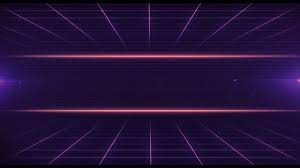
#> input picture task3/image.jpg, 300 x 168 px
$ python encdec.py
#> lines starting #> are read from the running program, lines starting #| are printed output that depends on the picture
"""
Program for simple encryption and decryption of an image
authors:
gane-detoxx
jnth-glitch
"""

import time
from PIL import Image

def fn(i,abs_height,abs_width,pix):
    n=abs_width//2
    temp=1
    for k in range(i,abs_height-1):
        if k>=(i+abs_height)//2:
            temp=0
        for j in range(n):
                if temp:
                    pix[k,j],pix[k+(abs_height-i)//2+(abs_height-i)%2,j+n+abs_width%2]=pix[k+(abs_height-i)//2+(abs_height-i)%2,j+n+abs_width%2],pix[k,j]
                else:
                    pix[k,j],pix[k-(abs_height-i)//2+(abs_height-i)%2,j+n+abs_width%2]=pix[k-(abs_height-i)//2+(abs_height-i)%2,j+n+abs_width%2],pix[k,j]

s="""
NOTE:
In order to access the image. File path of the image must be specified properly.
"""
print(s)
path=input("Enter the path of the image:").strip()
#> the answer given: ../task3/image.jpg
path=r'{}'.format(path)
key=125
start_time=time.time()
img = Image.open(path)
#> img is the input picture: PIL image 300x168 RGB; mean R, G, B 34.9, 16.2, 55.8
img.save("original.png")
pix=img.load()
abs_height,abs_width=img.size       # height and width of the image
#> abs_height = 300; abs_width = 168
height,width=(abs_height//key)*key,(abs_width//key)*key
#> height = 250; width = 125
temp=0
#Encryption
print("Encryption on process...\n")
for i in range(height):
    if i%(abs_height//key)==0:
        temp= 0 if temp else 1
    if i+abs_height//key>=height:
        fn(i,abs_height,width,pix)
        break
    for j in range(width//2):
        if temp:
            pix[i,j],pix[i+height//key,j+width//2+width%2]=pix[i+height//key,j+width//2+width%2],pix[i,j]
        else:
            pix[i,j],pix[i-height//key,j+width//2+width%2]=pix[i-height//key,j+width//2+width%2],pix[i,j]

temp=0
img.save("encrypt.png")
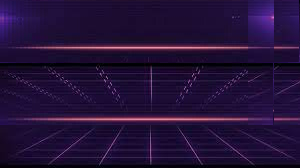
#> saved as encrypt.png: PIL image 300x168 RGB; mean R, G, B 34.9, 16.2, 55.8
enc_time=time.time()
print("Encryption Successful.")
print("Encryption time:",enc_time-start_time)
#Decryption
print("\n\nDecryption on process...\n")
for i in range(height):
    if i%(abs_height//key)==0:
        temp= 0 if temp else 1
    if i+abs_height//key>=height:
        fn(i,abs_height,width,pix)
        break
    for j in range(width//2):
        if temp:
            pix[i,j],pix[i+height//key,j+width//2+width%2]=pix[i+height//key,j+width//2+width%2],pix[i,j]
        else:
            pix[i,j],pix[i-height//key,j+width//2+width%2]=pix[i-height//key,j+width//2+width%2],pix[i,j]


img.save("decrypt.png")
end_time=time.time()
print("Decryption Successful.")
print("Decryption time:",end_time-enc_time)
print("\n\n")
img.close()

print("Encryption and Decryption done in",end_time-start_time,"seconds")
